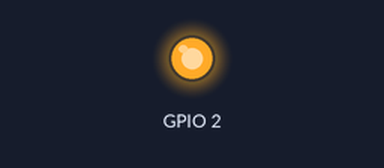
A sketch run on a simulated ESP32. Parts: output pins drawn as LEDs (lit = HIGH). WiFi joins after 1.5 s; servers stay silent unless stated; uploads are accepted with an empty reply; EEPROM starts erased; what the sketch prints to the serial monitor is not drawn.

Above: at 0.1 s.
At 1.1 s:
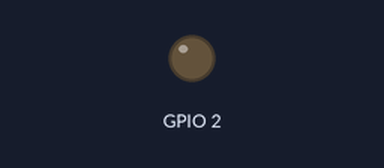
Timing chart, 0 to 2.6 s (numbered marks = the images above):
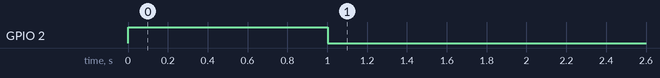

The sketch:

ver7.ino
```cpp
// implemented superchart for totaltokenused
// used led matrix widget to display total token and creditused
// added new command for /restart
// added sliders and command to manage the  MAXtoken and tempreture

#include <Arduino.h>
#include <WiFi.h>
#include <HTTPClient.h>
#include <ArduinoJson.h>
#include <WiFiClient.h>
#include <BlynkSimpleEsp32.h>
#include <EEPROM.h>

#define BLYNK_PRINT Serial
#define BLYNK_TEMPLATE_ID "TMPL3....."
#define BLYNK_TEMPLATE_NAME "New Tempkete"
#define BLYNK_AUTH_TOKEN "GwxIi.............."

String performOpenAIRequest();
void parseOpenAIResponse(const String& response);
WidgetTerminal terminal(V10);

const char* ssid = "sanjay";
const char* password = "12345678";
const char* chatgpt_token = "sk-aa................";
const char* MODEL_NAME = "text-davinci-003";  // uses 0.02$ for 1000tokens

unsigned long previousMillis = 0;
unsigned long interval = 60 * 1000;  // Interval of 1 minute in milliseconds

float costPer1000Tokens = 0.02;
float creditUsed = 0.0;

String chatgpt_Q = "Tell Hi";
String previousText;

String valueString;
int value;

int MAX_TOKENS = 5;
double TEMPERATURE = 0.0;
//2000 is the price i used for 0.04$ which i am used already so i am setting it as offset
int overalltotalTokens = 2000;  // Variable to store the total token count


BLYNK_WRITE(V10) {
  String command = param.asStr();
  if (command.startsWith("/mt ")) {
    valueString = command.substring(4);
    value = valueString.toInt();
    if (value >= 5) {
      MAX_TOKENS = value;
      terminal.println("Maxtoken set to : " + String(MAX_TOKENS));
    } else
      terminal.println("Minimum MAXToken is 5");
  } else if (command.startsWith("/reboot")) {
    terminal.println("Rebooting ESP32..");
    delay(2000);
    ESP.restart();

  }

  else if (command == "/reset") {  // Handle the reset command
    terminal.println("Performing EEPROM reset...");
    overalltotalTokens = 0;
    EEPROM.put(0, overalltotalTokens);
    EEPROM.commit();
    Blynk.virtualWrite(V3, overalltotalTokens);
  } else if (command.startsWith("/t ")) {
    valueString = command.substring(3);
    float floatValue = valueString.toFloat();

    if (floatValue < 0 && floatValue > 1)
      terminal.println("Temperature must be within 0 to 1\n");
    else {
      TEMPERATURE = floatValue;
      terminal.println("Temperature set to : " + String(TEMPERATURE));
    }
  } else {
    chatgpt_Q = param.asStr();
    terminal.println("\nResponse is being generated\n");
  }
}

BLYNK_WRITE(V6) {

  MAX_TOKENS = param.asInt();
  terminal.println("MAX_TOKENS set to : " + String(MAX_TOKENS));
}
BLYNK_WRITE(V7) {
  TEMPERATURE = param.asDouble();
  terminal.println("TEMPERATURE set to : " + String(TEMPERATURE));
}


void setup() {
  Serial.begin(115200);

  setupWiFi();
  connectToBlynk();

  // Read the total token count from EEPROM
  EEPROM.begin(4);  // Reserve 4 bytes for the total token count
  // EEPROM.put(0, overalltotalTokens); //to put the value
  EEPROM.get(0, overalltotalTokens);  // to get the value
  EEPROM.end();
  terminal.println("\nTotal tokens used till now: " + String(overalltotalTokens));
  updatecredit();
}

void loop() {
  Blynk.run();

  if (chatgpt_Q != previousText) {
    String response = performOpenAIRequest();
    parseOpenAIResponse(response);
    updatecredit();
  }
}

void updatecredit() {
  unsigned long currentMillis = millis();
  if (currentMillis - previousMillis >= interval) {
    previousMillis = currentMillis;

    // Calculate the credit used based on the overall token count
    creditUsed = (overalltotalTokens / 1000.0) * costPer1000Tokens;

    Serial.print("Credit used: $");
    Serial.printf("%.3f\n", creditUsed);                  // to display upto 3 decimal places
    Blynk.virtualWrite(V4, "$" + String(creditUsed, 3));  // to display upto 3 decimal places
  }
}

void blinkled() {
  digitalWrite(2, HIGH);  // Turn on the LED
  delay(1000);            // Wait for 1 second
  digitalWrite(2, LOW);   // Turn off the LED
  delay(1000);
}

void setupWiFi() {
  pinMode(2, OUTPUT);
  WiFi.mode(WIFI_STA);
  WiFi.disconnect();
  while (!Serial)
    ;

  WiFi.begin(ssid, password);
  Serial.print("Connecting to ");
  Serial.println(ssid);
  while (WiFi.status() != WL_CONNECTED) {
    blinkled();
    Serial.print(".");
  }
  terminal.println("Connected to WiFi \n");
  terminal.println("\nInitially MAX_TOKEN is set to\t" + String(MAX_TOKENS) + "\n\nYou can change it anytime using /mt command with a value ranging between 0 and 1");
  Serial.println("Connected");
  Serial.print("IP address: ");
  Serial.println(WiFi.localIP());
}

void connectToBlynk() {
  Blynk.config(BLYNK_AUTH_TOKEN);
  Blynk.connect();
}

String performOpenAIRequest() {
  HTTPClient https;

  Serial.print("[HTTPS] begin...\n");
  if (https.begin("https://api.openai.com/v1/completions")) {  // HTTPS
    https.addHeader("Content-Type", "application/json");
    String token_key = String("Bearer ") + chatgpt_token;
    https.addHeader("Authorization", token_key);

    String payload = "{\"model\": \"" + String(MODEL_NAME) + "\", \"prompt\": \"" + chatgpt_Q + "\", \"temperature\": " + String(TEMPERATURE) + ", \"max_tokens\": " + String(MAX_TOKENS) + "}";

    Serial.print("[HTTPS] POST...\n");
    int httpCode = https.POST(payload);

    if (httpCode == HTTP_CODE_OK || httpCode == HTTP_CODE_MOVED_PERMANENTLY) {
      String response = https.getString();
      https.end();
      return response;
    } else {
      Serial.printf("[HTTPS] POST... failed, error: %s\n", https.errorToString(httpCode).c_str());
    }

    https.end();
  } else {
    Serial.printf("[HTTPS] Unable to connect\n");
  }

  return "";
}

void parseOpenAIResponse(const String& response) {
  DynamicJsonDocument jsonDoc(1024);
  DeserializationError error = deserializeJson(jsonDoc, response);

  if (error) {
    Serial.print("deserializeJson() failed: ");
    Serial.println(error.c_str());
    return;
  }

  int promptTokens = jsonDoc["usage"]["prompt_tokens"].as<int>();
  int completionTokens = jsonDoc["usage"]["completion_tokens"].as<int>();
  int currenttotalTokens = jsonDoc["usage"]["total_tokens"].as<int>();
  overalltotalTokens += currenttotalTokens;  // Add the tokens used to the total token count
  Blynk.virtualWrite(V3, overalltotalTokens);
  // Save the updated total token count to EEPROM
  EEPROM.begin(4);
  EEPROM.put(0, overalltotalTokens);
  EEPROM.commit();
  EEPROM.end();

  String text = jsonDoc["choices"][0]["text"].as<String>();

  Serial.println("Prompt Tokens: " + String(promptTokens) + "\nCompletion Tokens: " + String(completionTokens) + "\nTotal Tokens: " + String(currenttotalTokens) + "\nText: " + text);
  terminal.println("\nUsage:\nPrompt Tokens: " + String(promptTokens) + "\nCompletion Tokens: " + String(completionTokens) + "\nTotal Tokens: " + String(currenttotalTokens));
  terminal.println("Your text: " + chatgpt_Q);
  terminal.println("Response: " + text);
  previousText = chatgpt_Q;
}
```
